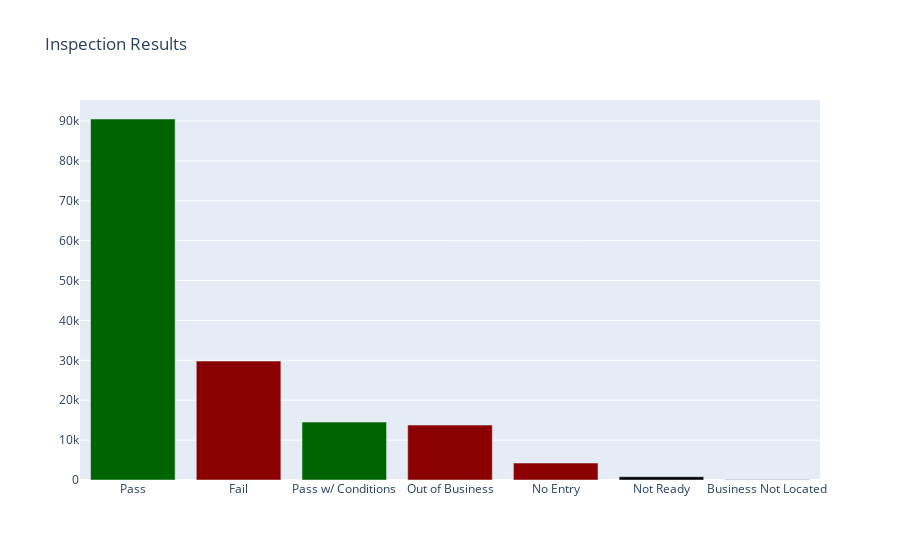

Notebook source saved alongside this figure:
### Code cell
data = [
            go.Bar(
                    x = df['Results'].value_counts().keys().tolist(),
                    y = df['Results'].value_counts().tolist(),
                    marker = dict(
                    color = [
                                'rgb(0,100, 0)', 
                                'rgb(139,0,0)',
                                'rgb(0,100, 0)',
                                'rgb(139,0,0)',
                                'rgb(139,0,0)'
                            
                        
                            ]
                        )
                    )
        ]

layout = go.Layout(title = 'Inspection Results')

fig = go.Figure(data = data, layout = layout)
iplot(fig, filename = 'Inspections')

### Figure 1 — Plotly figure (JSON) as saved in the notebook; plotly's stock layout.template omitted (floating-point values rounded to 4 significant figures)
{"data": [{"marker": {"color": ["rgb(0,100, 0)", "rgb(139,0,0)", "rgb(0,100, 0)", "rgb(139,0,0)", "rgb(139,0,0)"]}, "type": "bar", "x": ["Pass", "Fail", "Pass w/ Conditions", "Out of Business", "No Entry", "Not Ready", "Business Not Located"], "y": [90506, 29822, 14530, 13790, 4250, 806, 53]}], "layout": {"title": {"text": "Inspection Results"}}}
